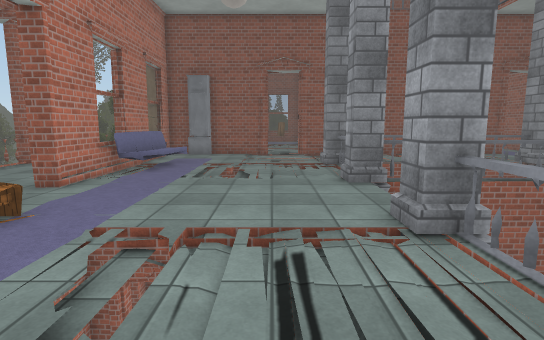
[1] (above)

17 first-person views from a walk through a Unity game level. The camera is 1.5 m above the floor, tilts 8° down and sees 80° across. The floor is counted in squares, 1 m on a side. Each view is taken from the middle of a square. On the plan, view 1 faces up. The plan holds only what a view shows up to about 15 squares ahead; the rest is blank. The place goes on beyond the plan. The player is left out. Some animated figures are not drawn. Door leaves are left out, so doorways stand open. Some surface patterns are stand-ins.

[2]
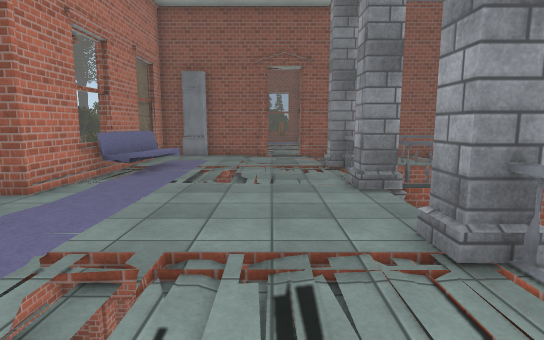

[3]
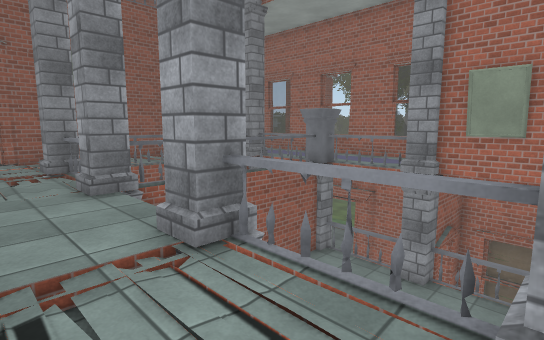

[4]
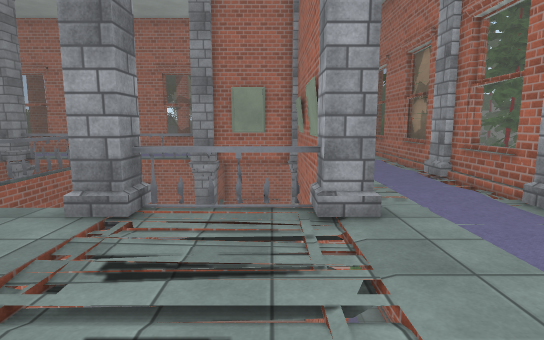

[5]
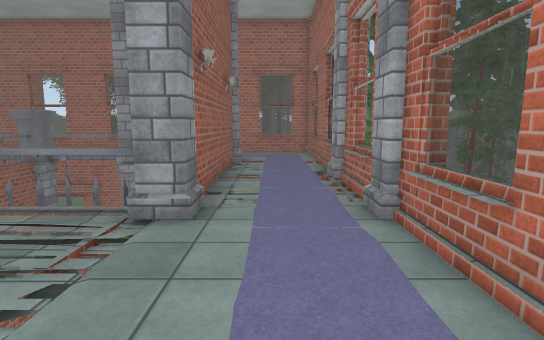

[6]
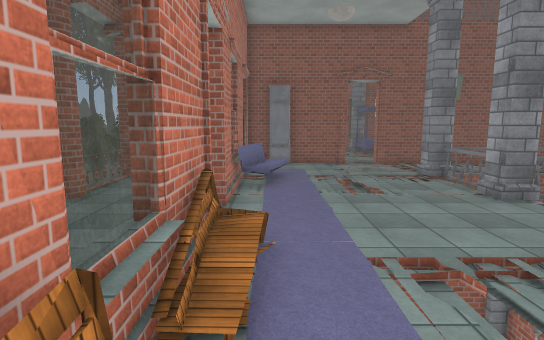

[7]
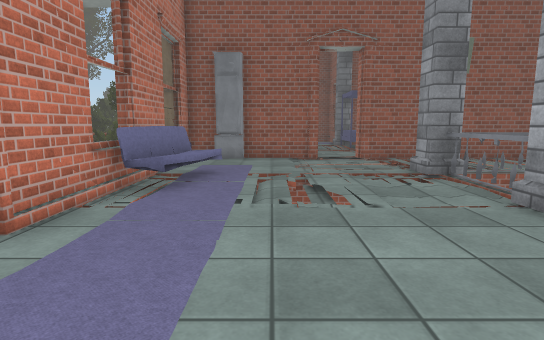

[8]
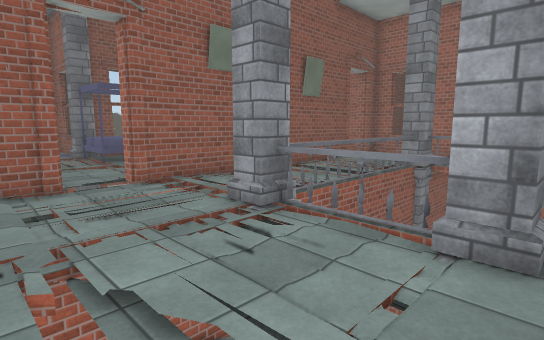

[9]
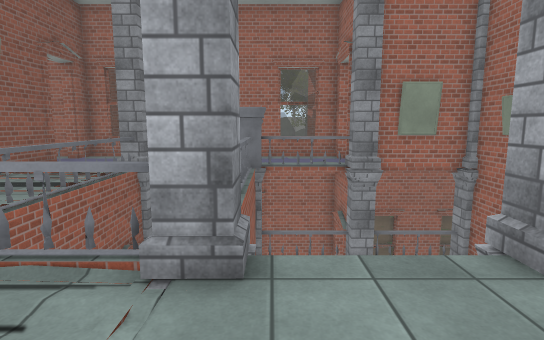

[10]
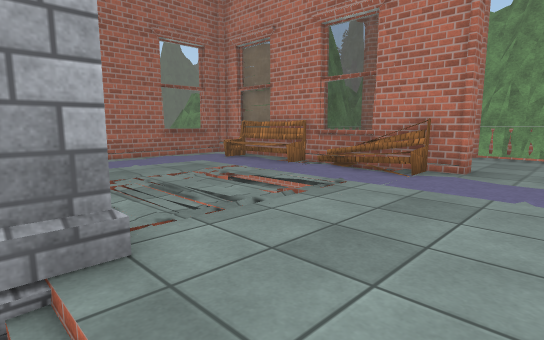

[11]
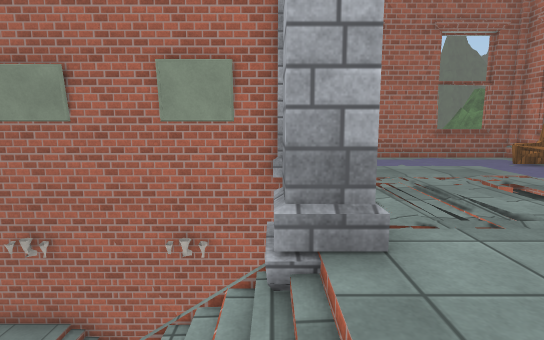

[12]
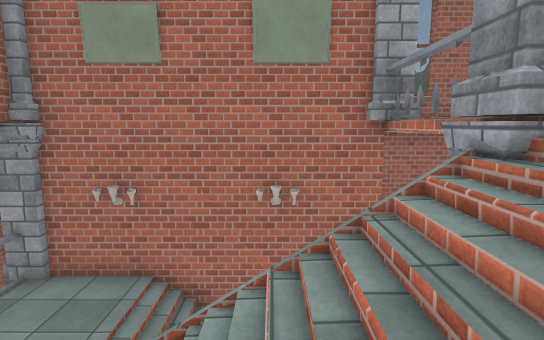

[13]
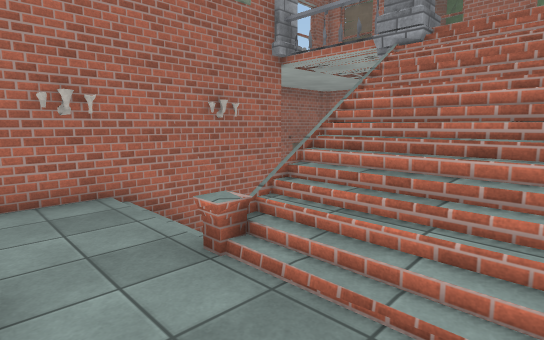

[14]
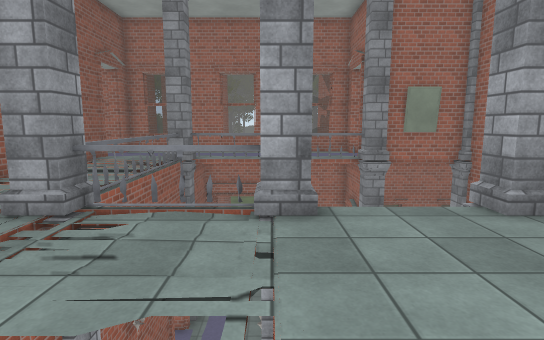

[15]
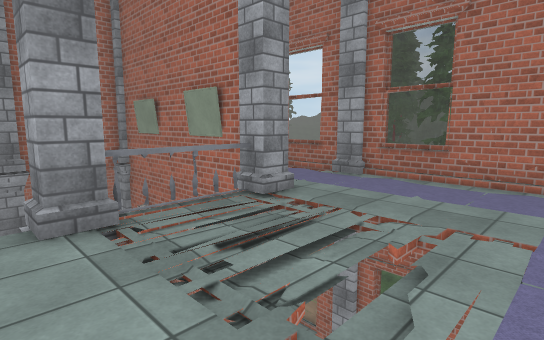

[16]
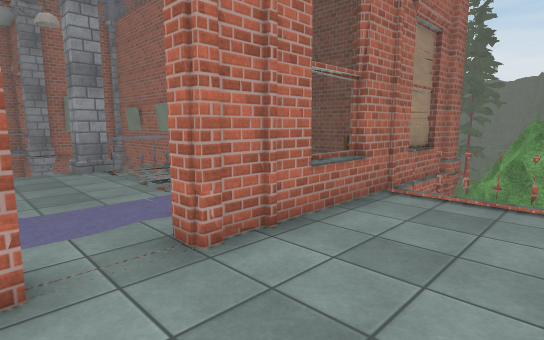

[17]
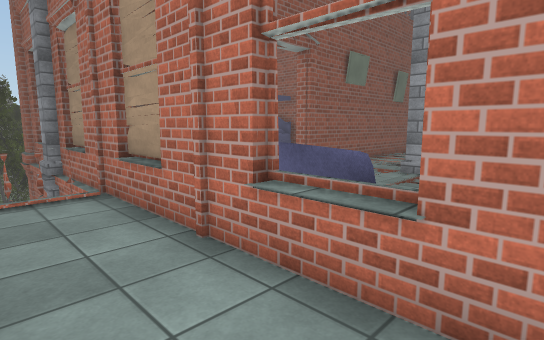

### Floor plan
Key: @ floor where view 1 was taken; # wall or solid block; x gap in a wall; . main floor; - floor 0.25 m lower than the main floor; _ floor 3.5 m lower than the main floor; < floor 6.5 m lower than the main floor; ( floor 7 m lower than the main floor; / step, stairs or slope; D open door; = window, fence, low wall or low ledge; ^ raised ledge; v drop or lower ground; O other object.
Columns run from 10 left of view 1 to 13 right of it. Each row starts with its distance up from view 1.
 19     =
 18     ##
 17    v###### ###########DD
 16    #.#OO  #  ...--..=(OO
 15   ...#.............
 14   ...#OO....-.-...DO
 13   ...#OO..DDOOOO#OD#O ##
 12 v....DOO....O      #O
 11 v....OOO  .-O      OO
 10 v....#OO =-.O
  9  ....#D//=(.OO######OO
  8  ....#D....../ ////__O
  7 v............//////__O
  6 v....#.......//////__OD#
  5  ....#O.....OO////=_O#D#
  4  ....#O///../<  //___OD#
  3  ....=////=..   //___O
  2  ....=O./=//.   //___O
  1  xvv#OO// //OO######OO
  0     ##/...@...       O
 -1     =#O.......OO   OO
 -2     #=.......OOOO=O ^O
 -3     ##^=##==OO=^OO##
 -4   vvv      =    #
 -5   #=v

Where each view was taken, in squares from view 1:
view 1: 0 up, 0 right, facing up
view 2: 1 up, 0 right, facing up
view 3: 1 up, 0 right, facing up-right
view 4: 2 up, 3 left, facing right
view 5: 1 down, 3 left, facing right
view 6: 0 up, 4 left, facing up
view 7: 4 up, 2 left, facing up
view 8: 8 up, 2 left, facing up-right
view 9: 8 up, 1 left, facing right
view 10: 8 up, 3 right, facing down-left
view 11: 8 up, 3 right, facing down
view 12: 8 up, 5 right, facing down
view 13: 8 up, 10 right, facing down-left
view 14: 9 up, 3 left, facing right
view 15: 6 up, 3 left, facing down-right
view 16: 8 up, 9 left, facing down-right
view 17: 9 up, 8 left, facing up-right
